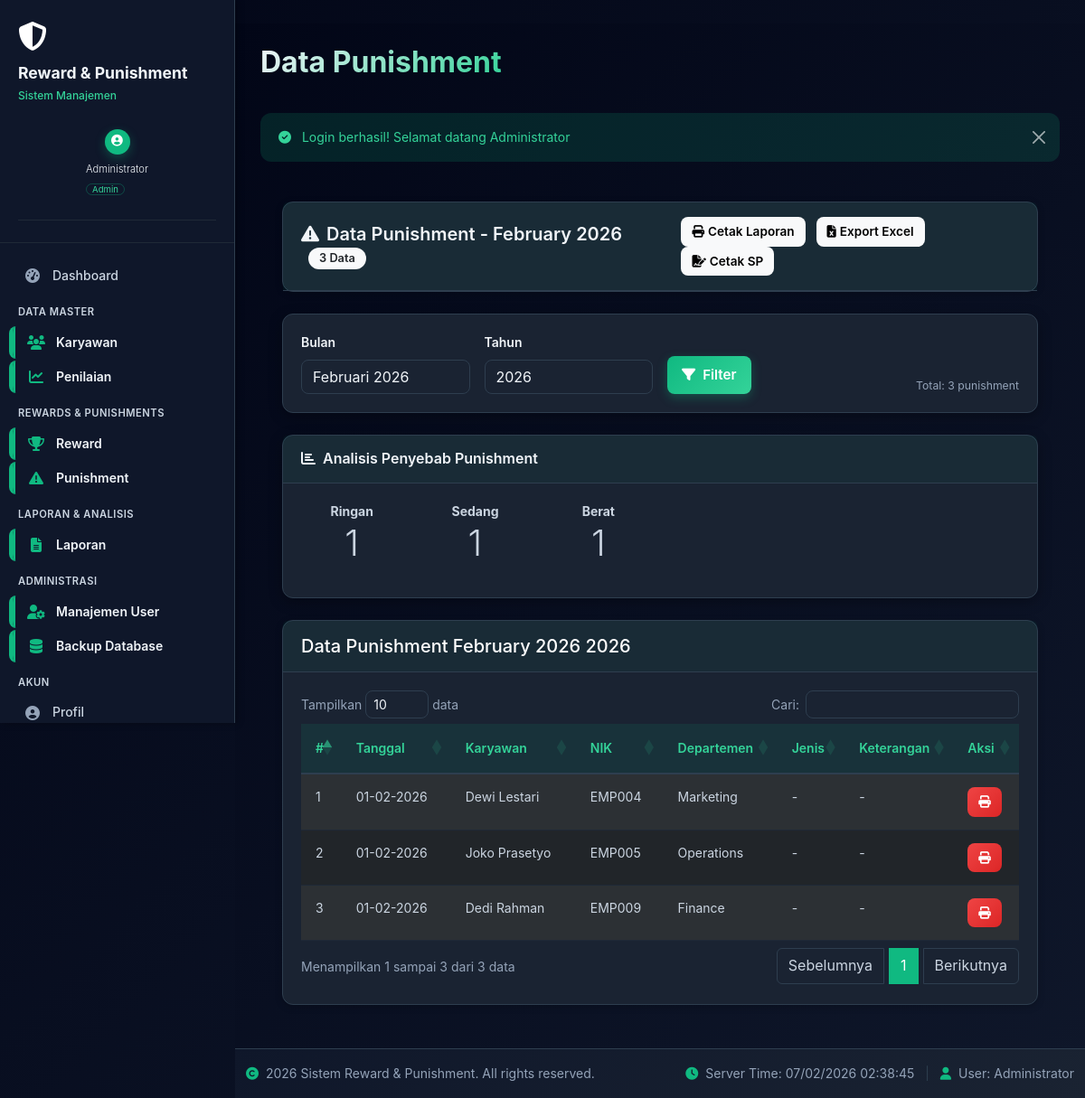
The page /punishment/index.php (signed in) on the database its author committed.
### tables this page shows
CREATE TABLE `punishment` (
  `id` int(11) NOT NULL,
  `karyawan_id` int(11) NOT NULL,
  `penilaian_id` int(11) NOT NULL,
  `tanggal` date NOT NULL,
  `topsis_score` decimal(10,6) NOT NULL,
  `level` enum('ringan','sedang','berat') NOT NULL,
  `alasan` text NOT NULL,
  `sanksi` text DEFAULT NULL,
  `diberikan_oleh` int(11) DEFAULT NULL,
  `created_at` timestamp NOT NULL DEFAULT current_timestamp()
);

CREATE TABLE `karyawan` (
  `id` int(11) NOT NULL,
  `nik` varchar(20) NOT NULL,
  `nama` varchar(100) NOT NULL,
  `jenis_kelamin` enum('L','P') NOT NULL,
  `tempat_lahir` varchar(50) DEFAULT NULL,
  `tanggal_lahir` date DEFAULT NULL,
  `alamat` text DEFAULT NULL,
  `email` varchar(100) DEFAULT NULL,
  `telepon` varchar(20) DEFAULT NULL,
  `departemen_id` int(11) DEFAULT NULL,
  `jabatan_id` int(11) DEFAULT NULL,
  `tanggal_masuk` date DEFAULT NULL,
  `status` enum('aktif','non-aktif') DEFAULT 'aktif',
  `foto` varchar(255) DEFAULT NULL,
  `created_at` timestamp NOT NULL DEFAULT current_timestamp(),
  `updated_at` timestamp NOT NULL DEFAULT current_timestamp() ON UPDATE current_timestamp()
);

CREATE TABLE `departemen` (
  `id` int(11) NOT NULL,
  `kode` varchar(10) NOT NULL,
  `nama` varchar(100) NOT NULL,
  `deskripsi` text DEFAULT NULL,
  `created_at` timestamp NOT NULL DEFAULT current_timestamp()
);

### config/database.php (called while the page is built, shortened)
<?php
function connectDB() {
    static $conn = null;
    if ($conn !== null && $conn->ping()) {
        return $conn;
    }
    try {
        $conn = mysqli_init();
        mysqli_options($conn, MYSQLI_OPT_CONNECT_TIMEOUT, 10);
        mysqli_options($conn, MYSQLI_OPT_READ_TIMEOUT, 30);
        mysqli_ssl_set($conn, NULL, NULL, NULL, NULL, NULL);
        mysqli_query($conn, "SET time_zone = '+07:00'");
        mysqli_query($conn, "SET SQL_MODE = 'NO_AUTO_VALUE_ON_ZERO'");
        mysqli_query($conn, "SET AUTOCOMMIT = 1");
        return $conn;
    } catch (Exception $e) {
        error_log('Database Connection Error: ' . $e->getMessage());
        if (DEBUG_MODE) {
            die('<div style="background: #f8d7da; color: #721c24; padding: 20px; border-radius: 5px; margin: 20px;">
                    <h3>Database Connection Error</h3>
                    <p><strong>Message:</strong> ' . htmlspecialchars($e->getMessage()) . '</p>
                    <p><strong>Host:</strong> ' . DB_HOST . '</p>
                    <p><strong>Database:</strong> ' . DB_NAME . '</p>
                    <p><small>Check your database configuration in config/database.php</small></p>
                </div>');
        } else {
            die('<div style="background: #f8d7da; color: #721c24; padding: 20px; border-radius: 5px; margin: 20px;">
                    <h3>System Maintenance</h3>
                    <p>The system is currently undergoing maintenance. Please try again later.</p>
                </div>');
        }
    }
}
function executeQuery($sql, $params = []) {
    $conn = connectDB();
    try {
        if (!empty($params)) {
            $stmt = mysqli_prepare($conn, $sql);
            $types = '';
            $bind_params = [];
            foreach ($params as $param) {
                if (is_int($param)) {
                    $types .= 'i';
                } elseif (is_float($param)) {
                    $types .= 'd';
                } else {
                    $types .= 's';
                }
                $bind_params[] = &$param;
            }
            array_unshift($bind_params, $types);
            call_user_func_array([$stmt, 'bind_param'], $bind_params);
            if (!mysqli_stmt_execute($stmt)) {
                throw new Exception('Execute statement failed: ' . mysqli_error($conn));
            }
            $result = mysqli_stmt_get_result($stmt);
            return $result;
        } else {
            $result = mysqli_query($conn, $sql);
            return $result;
        }
    } catch (Exception $e) {
        error_log('Query Error: ' . $e->getMessage() . ' | SQL: ' . $sql);
        if (DEBUG_MODE) {
            die('<div style="background: #fff3cd; color: #856404; padding: 20px; border-radius: 5px; margin: 20px;">
                    <h3>Query Error</h3>
                    <p><strong>Message:</strong> ' . htmlspecialchars($e->getMessage()) . '</p>
                    <p><strong>SQL:</strong> <code>' . htmlspecialchars($sql) . '</code></p>
                </div>');
        }
        return false;
    }
}
function getSingleRow($sql, $params = []) {
    $result = executeQuery($sql, $params);
    if ($result && mysqli_num_rows($result) > 0) {
        return mysqli_fetch_assoc($result);
    }
    return null;
}
function getMultipleRows($sql, $params = []) {
    $result = executeQuery($sql, $params);
    $rows = [];
    if ($result) {
        while ($row = mysqli_fetch_assoc($result)) {
            $rows[] = $row;
        }
    }
    return $rows;
}
?>

### punishment/index.php (the view, shortened to what this page needs)
<?php
require_once '../includes/functions.php';
$periode = isset($_GET['periode']) ? sanitize($_GET['periode']) : date('Y-m');
$nama_bulan = date('F Y', strtotime($periode . '-01'));
$bulan = date('m', strtotime($periode . '-01'));
$tahun = date('Y', strtotime($periode . '-01'));
$sql = "SELECT p.*,
               k.nama as karyawan_nama,
               k.nik,
               u.nama as diberikan_oleh_nama,
               d.nama as departemen_nama,
               j.nama as jabatan_nama
        FROM punishment p
        LEFT JOIN karyawan k ON p.karyawan_id = k.id
        LEFT JOIN users u ON p.diberikan_oleh = u.id
        LEFT JOIN departemen d ON k.departemen_id = d.id
        LEFT JOIN jabatan j ON k.jabatan_id = j.id
        WHERE DATE_FORMAT(p.tanggal, '%Y-%m') = ?
        ORDER BY p.tanggal DESC";
$punishments = getMultipleRows($sql, [$periode]);
$stats = getSingleRow("SELECT
    COUNT(*) as total_punishment,
    AVG(topsis_score) as avg_score,
    COUNT(DISTINCT karyawan_id) as unique_karyawan,
    COUNT(CASE WHEN level = 'ringan' THEN 1 END) as ringan,
    COUNT(CASE WHEN level = 'sedang' THEN 1 END) as sedang,
    COUNT(CASE WHEN level = 'berat' THEN 1 END) as berat
    FROM punishment WHERE DATE_FORMAT(tanggal, '%Y-%m') = ?", [$periode]);
$analisis = [
    'ringan' => 0,
    'sedang' => 0,
    'berat' => 0
];
foreach ($punishments as $p) {
    $level = $p['level'] ?? '';
    if ($level == 'ringan') $analisis['ringan']++;
    elseif ($level == 'sedang') $analisis['sedang']++;
    elseif ($level == 'berat') $analisis['berat']++;
}
$bulan_list = getMultipleRows("SELECT DISTINCT DATE_FORMAT(tanggal, '%Y-%m') as bulan
    FROM punishment
    ORDER BY bulan DESC");
$tahun_list = getMultipleRows("SELECT DISTINCT YEAR(tanggal) as tahun
    FROM punishment
    ORDER BY tahun DESC");
$nama_bulan_array = [
    '01' => 'Januari', '02' => 'Februari', '03' => 'Maret', '04' => 'April',
    '05' => 'Mei', '06' => 'Juni', '07' => 'Juli', '08' => 'Agustus',
    '09' => 'September', '10' => 'Oktober', '11' => 'November', '12' => 'Desember'
];
?>
<?php include '../includes/header.php'; ?>
<div class="container-fluid p-4">
    <div class="row mb-4">
        <div class="col-12">
            <div class="card shadow-sm">
                <div class="card-header bg-danger text-white d-flex justify-content-between align-items-center">
                    <h5 class="card-title mb-0">
                        <i class="fas fa-exclamation-triangle me-2"></i>Data Punishment - <?php echo $nama_bulan; ?>
                        <span class="badge bg-light text-dark ms-2"><?php echo $stats['total_punishment'] ?? 0; ?> Data</span>
                    </h5>
                    <div>
                        <a href="../laporan/cetak_bulanan.php?periode=<?php echo $periode; ?>&type=punishment"
                           target="_blank" class="btn btn-light btn-sm me-2">
                            <i class="fas fa-print me-1"></i>Cetak Laporan
                        </a>
                        <a href="../laporan/export_excel.php?periode=<?php echo $periode; ?>" class="btn btn-light btn-sm me-2">
                            <i class="fas fa-file-excel me-1"></i>Export Excel
                        </a>
                        <a href="cetak_sp.php" class="btn btn-light btn-sm">
                            <i class="fas fa-file-signature me-1"></i>Cetak SP
                        </a>
                    </div>
                </div>
            </div>
        </div>
    </div>
    <div class="row mb-4">
        <div class="col-12">
            <div class="card">
                <div class="card-body">
                    <form method="GET" class="row g-3">
                        <div class="col-md-3">
                            <label class="form-label">Bulan</label>
                            <select class="form-select" name="bulan">
                                <?php foreach ($bulan_list as $item): ?>
                                    <?php
                                    $bulan_value = $item['bulan'];
                                    $bulan_num = date('m', strtotime($bulan_value . '-01'));
                                    $bulan_nama = $nama_bulan_array[$bulan_num] ?? $bulan_num;
                                    $tahun_bulan = date('Y', strtotime($bulan_value . '-01'));
                                    ?>
                                    <option value="<?= $bulan_num ?>" <?= ($bulan === $bulan_num && $tahun == $tahun_bulan) ? 'selected' : '' ?>>
                                        <?= $bulan_nama ?> <?= $tahun_bulan ?>
                                    </option>
                                <?php endforeach; ?>
                            </select>
                        </div>
                        <div class="col-md-3">
                            <label class="form-label">Tahun</label>
                            <select class="form-select" name="tahun">
                                <?php foreach ($tahun_list as $item): ?>
                                    <option value="<?= $item['tahun'] ?>" <?= ($tahun == $item['tahun']) ? 'selected' : '' ?>>
                                        <?= $item['tahun'] ?>
                                    </option>
                                <?php endforeach; ?>
                            </select>
                        </div>
                        <div class="col-md-3 d-flex align-items-end">
                            <button class="btn btn-primary">
                                <i class="fas fa-filter me-2"></i>Filter
                            </button>
                        </div>
                        <div class="col-md-3 d-flex align-items-end justify-content-end">
                            <small class="text-muted">
                                Total: <?= $stats['total_punishment'] ?? 0 ?> punishment
                            </small>
                        </div>
                    </form>
                </div>
            </div>
        </div>
    </div>
    <div class="row mb-4">
        <div class="col-12">
            <div class="card">
                <div class="card-header">
                    <h6 class="card-title mb-0">
                        <i class="fas fa-chart-bar me-2"></i>Analisis Penyebab Punishment
                    </h6>
                </div>
                <div class="card-body">
                    <div class="row text-center">
                        <?php foreach ($analisis as $label => $nilai): ?>
                            <div class="col-md-2 mb-3">
                                <div class="fw-bold text-capitalize"><?= str_replace('_', ' ', $label) ?></div>
                                <div class="display-6"><?= $nilai ?></div>
                            </div>
                        <?php endforeach; ?>
                    </div>
                </div>
            </div>
        </div>
    </div>
    <div class="card shadow-sm">
        <div class="card-header bg-danger text-white">
            <h5 class="mb-0">
                Data Punishment <?= $nama_bulan ?> <?= $tahun ?>
            </h5>
        </div>
        <div class="card-body p-0">
            <?php if (!empty($punishments)): ?>
                <div class="table-responsive">
                    <table class="table table-hover mb-0">
                        <thead>
                            <tr>
                                <th>#</th>
                                <th>Tanggal</th>
                                <th>Karyawan</th>
                                <th>NIK</th>
                                <th>Departemen</th>
                                <th>Jenis</th>
                                <th>Keterangan</th>
                                <th>Aksi</th>
                            </tr>
                        </thead>
                        <tbody>
                            <?php foreach ($punishments as $i => $p): ?>
                                <tr>
                                    <td><?= $i + 1 ?></td>
                                    <td><?= formatDate($p['tanggal']) ?></td>
                                    <td><?= htmlspecialchars($p['karyawan_nama']) ?></td>
                                    <td><?= $p['nik'] ?></td>
                                    <td><?= $p['departemen_nama'] ?? '-' ?></td>
                                    <td><?= $p['jenis_punishment'] ?? '-' ?></td>
                                    <td><?= $p['keterangan'] ?? '-' ?></td>
                                    <td>
                                        <a href="cetak.php?id=<?= $p['id'] ?>" class="btn btn-sm btn-danger">
                                            <i class="fas fa-print"></i>
                                        </a>
                                    </td>
                                </tr>
                            <?php endforeach; ?>
                        </tbody>
                    </table>
                </div>
            <?php endif; ?>
        </div>
    </div>
</div>
<?php include '../includes/footer.php'; ?>

### rows shown on the page
punishment: tanggal "01-02-2026", karyawan.nama "Dewi Lestari", karyawan.nik "EMP004", departemen.nama "Marketing", jenis_punishment "-", keterangan "-"
punishment: tanggal "01-02-2026", karyawan.nama "Joko Prasetyo", karyawan.nik "EMP005", departemen.nama "Operations", jenis_punishment "-", keterangan "-"
punishment: tanggal "01-02-2026", karyawan.nama "Dedi Rahman", karyawan.nik "EMP009", departemen.nama "Finance", jenis_punishment "-", keterangan "-"

### other values the page prints
$current_user['nama'] "Administrator"
$item['label'] "Dashboard"
$item['section'] "DATA MASTER"
$item['label'] "Karyawan"
$item['label'] "Penilaian"
$item['section'] "REWARDS & PUNISHMENTS"
$item['label'] "Reward"
$item['label'] "Punishment"
$item['section'] "LAPORAN & ANALISIS"
$item['label'] "Laporan"
$item['section'] "ADMINISTRASI"
$item['label'] "Manajemen User"
$item['label'] "Backup Database"
$item['section'] "AKUN"
$item['label'] "Profil"
